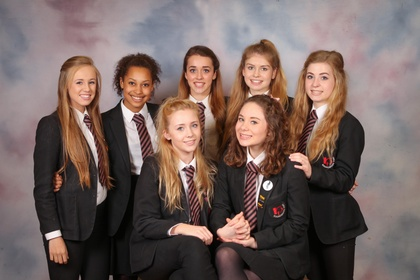
%> input picture HomeWorks/Half RGB,1 by 4 GRAY and 1 by 4 BW/1.jpg, 420 x 280 px, shrunk from 4320 x 2880 before the run
$ octave program.m   (GNU Octave 9; MATLAB toolbox functions it lacks are replaced by stand-ins)
%> lines starting %> are read from the running program, lines starting %| are printed output that depends on the picture; in (x1, y1, x2, y2) boxes, pixels count from 0 and x2, y2 are one past the last pixel; in counts of white or black regions, pixels touching at a corner belong together; the program's own positions count from 1
img=imread('1.jpg');
%> img is the input picture: size 280x420x3 uint8; mean R, G, B 117.3, 99.7, 95.4
gray=rgb2gray(img);
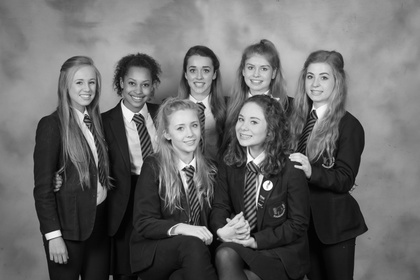
%> gray: size 280x420 uint8; min 0, max 255, mean 104.5
bw=im2bw(img,.3);
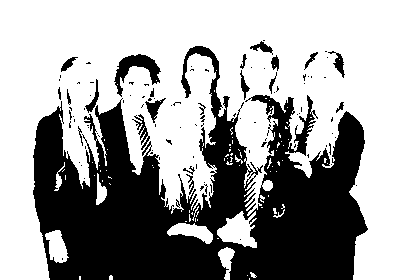
%> bw: size 280x420 logical; 63.9% white; 102 black regions (81 under 20 px), largest, box (x1, y1, x2, y2) and area: (33, 46, 368, 280) 39879, (114, 54, 161, 97) 734, (145, 98, 166, 123) 191
[r,c]=size(gray);
%> r = 280; c = 420
for i=1:3
    img(1:r/2,c/2:c,i)=gray(1:r/2,c/2:c);
end
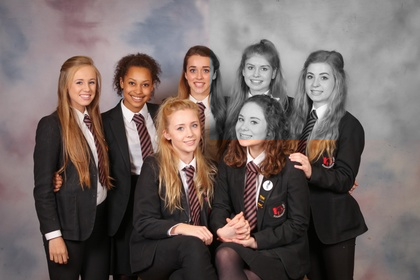
%> img: size 280x420x3 uint8; mean R, G, B 113.3, 101.2, 98.4
for i=r/2:r
    for j=c/2:c
        for p=1:3
            if bw(i,j)~=0
                img(i,j,p)=255;
            else
                img(i,j,p)=0;
            end
        end
    end
end
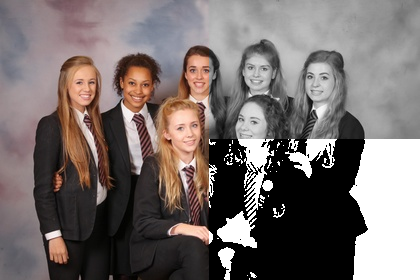
%> img: size 280x420x3 uint8; mean R, G, B 119.1, 110.2, 108.3
imshow(img);
